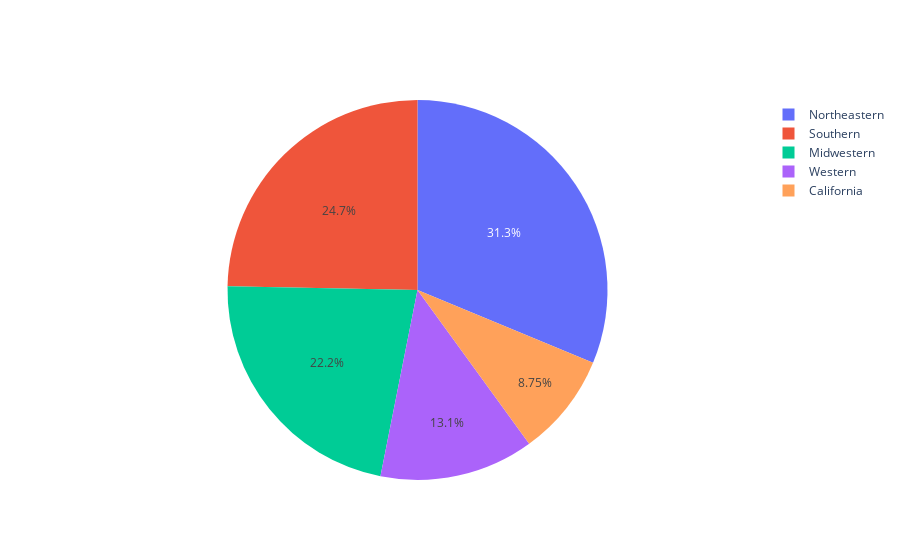

Notebook code for this chart:
### Code cell
# We will make a pie chart again to visualize the percentage of each region

region_count = np.unique(df_region.region, return_counts=True)

value = region_count[1]
label = region_count[0]

fig = go.Figure(data=[go.Pie(labels=label, values=value)])

fig.show()

### Figure 1 — Plotly figure (JSON) as saved in the notebook; plotly's stock layout.template omitted (floating-point values rounded to 4 significant figures)
{"data": [{"labels": ["California", "Midwestern", "Northeastern", "Southern", "Western"], "type": "pie", "values": [28, 71, 100, 79, 42]}], "layout": {}}
